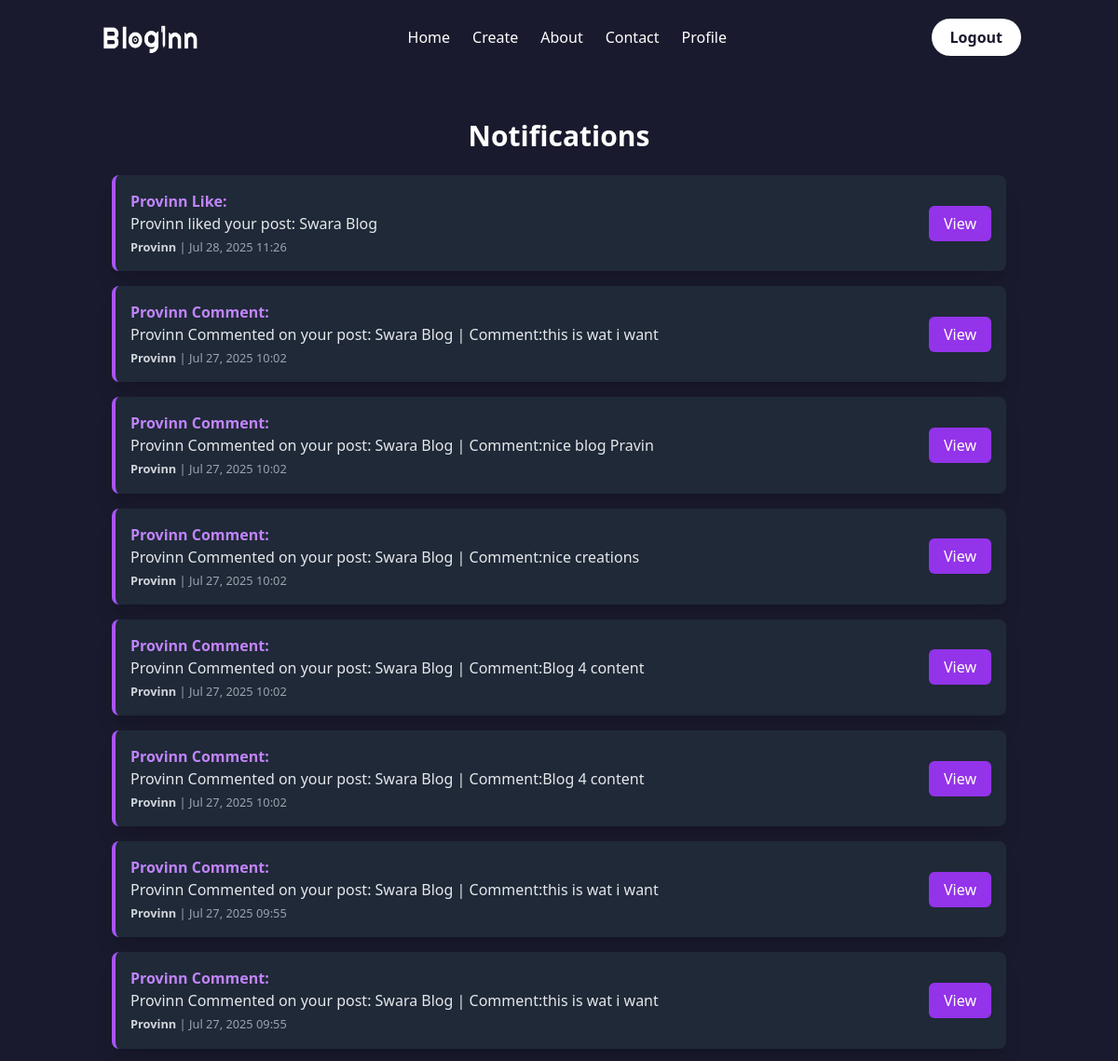
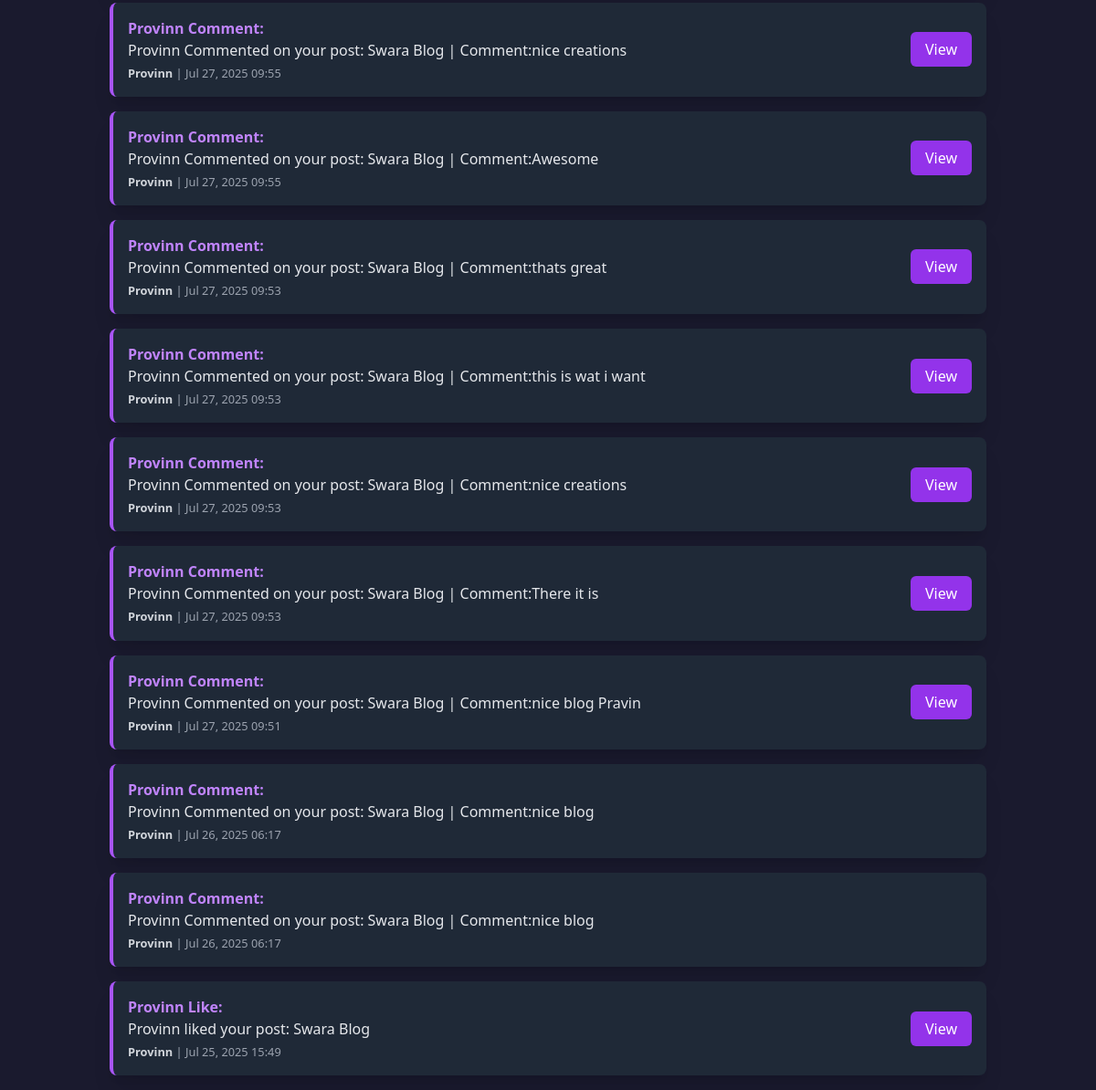
The page /notification/ (signed in) on the database its author committed (2 pictures, top to bottom).
### users/models.py (models this page shows, shortened)
class Notification(models.Model):
    sender = models.ForeignKey(User, related_name='sent_notifications', on_delete=models.SET_NULL, null=True, blank=True)
    receiver = models.ForeignKey(User, related_name='received_notifications', on_delete=models.CASCADE)  # The blog author or target
    blog = models.ForeignKey(Post, on_delete=models.CASCADE, null=True, blank=True)
    message = models.CharField(max_length=255)
    type = models.CharField(
        max_length=20,
        choices=[('comment', 'Comment'), ('like', 'Like'), ('follow', 'Follow'), ('system', 'System')],
        default='system'
    )
    is_read = models.BooleanField(default=False)
    action_url = models.URLField(blank=True, null=True)
    timestamp = models.DateTimeField(auto_now_add=True)

### users/views.py (the view)
# urls.py: path('notification/',user_views.notification,name='notification'),
@login_required
def notification(request):
    notifications=Notification.objects.filter(receiver=request.user).order_by('-timestamp')
    return render(request,'users/notification.html',{'notifications':notifications})

### users/templates/users/notification.html
{% extends "blog/base.html" %}
{% block content %}
<div class="container mx-auto mt-8 p-4">
    <h2 class="text-3xl font-bold mb-6 text-white text-center">Notifications</h2>
    {% if notifications %}
        <ul class="space-y-4">
            {% for post in notifications %}
                <li class="p-4 rounded-lg shadow-xl flex flex-col md:flex-row justify-between items-start md:items-center
                           transition-all duration-300 ease-in-out
                           {% if not post.is_read %}
                               bg-gray-800 border-l-4 border-purple-500 hover:bg-gray-700
                           {% else %}
                               bg-gray-900 border border-gray-700 hover:bg-gray-800
                           {% endif %}">
                    <div class="mb-2 md:mb-0 md:mr-4 flex-grow">
                        <p class="text-gray-200">
                            <a href="#" class="font-bold text-purple-400 hover:underline">{{ post.sender.username }}</a>
                            <strong class="text-purple-400">{{ post.type|capfirst }}:</strong>
                            <br>
                            {{ post.message }}
                        </p>
                        <small class="text-gray-400 block mt-1">
                            <span class="font-semibold text-gray-300">{{ post.sender.username }}</span> | {{ post.timestamp|date:"M d, Y H:i" }}
                        </small>
                    </div>
                    {% if post.action_url %}
                        <div class="flex-shrink-0 mt-2 md:mt-0">
                            <a href="{{ post.action_url }}"
                               class="px-4 py-2 bg-purple-600 text-white rounded-md hover:bg-purple-700 focus:outline-none focus:ring-2 focus:ring-purple-500 focus:ring-offset-2 transition duration-150 ease-in-out">
                                View
                            </a>
                        </div>
                    {% endif %}
                </li>
            {% endfor %}
        </ul>
    {% else %}
        <p class="text-center text-gray-400 text-lg mt-8">No notifications yet.</p>
    {% endif %}
</div>
{% endblock %}

### rows shown on the page
Notification: sender.username "Provinn", type "Like", message "Provinn liked your post: Swara Blog", timestamp "Jul 28, 2025 11:26"
Notification: sender.username "Provinn", type "Comment", message "Provinn Commented on your post: Swara Blog | Comment:this is wat i want", timestamp "Jul 27, 2025 10:02"
Notification: sender.username "Provinn", type "Comment", message "Provinn Commented on your post: Swara Blog | Comment:nice blog Pravin", timestamp "Jul 27, 2025 10:02"
Notification: sender.username "Provinn", type "Comment", message "Provinn Commented on your post: Swara Blog | Comment:nice creations", timestamp "Jul 27, 2025 10:02"
Notification: sender.username "Provinn", type "Comment", message "Provinn Commented on your post: Swara Blog | Comment:Blog 4 content", timestamp "Jul 27, 2025 10:02"
Notification: sender.username "Provinn", type "Comment", message "Provinn Commented on your post: Swara Blog | Comment:Blog 4 content", timestamp "Jul 27, 2025 10:02"
Notification: sender.username "Provinn", type "Comment", message "Provinn Commented on your post: Swara Blog | Comment:this is wat i want", timestamp "Jul 27, 2025 09:55"
Notification: sender.username "Provinn", type "Comment", message "Provinn Commented on your post: Swara Blog | Comment:this is wat i want", timestamp "Jul 27, 2025 09:55"
Notification: sender.username "Provinn", type "Comment", message "Provinn Commented on your post: Swara Blog | Comment:nice creations", timestamp "Jul 27, 2025 09:55"
Notification: sender.username "Provinn", type "Comment", message "Provinn Commented on your post: Swara Blog | Comment:Awesome", timestamp "Jul 27, 2025 09:55"
Notification: sender.username "Provinn", type "Comment", message "Provinn Commented on your post: Swara Blog | Comment:thats great", timestamp "Jul 27, 2025 09:53"
Notification: sender.username "Provinn", type "Comment", message "Provinn Commented on your post: Swara Blog | Comment:this is wat i want", timestamp "Jul 27, 2025 09:53"
Notification: sender.username "Provinn", type "Comment", message "Provinn Commented on your post: Swara Blog | Comment:nice creations", timestamp "Jul 27, 2025 09:53"
Notification: sender.username "Provinn", type "Comment", message "Provinn Commented on your post: Swara Blog | Comment:There it is", timestamp "Jul 27, 2025 09:53"
Notification: sender.username "Provinn", type "Comment", message "Provinn Commented on your post: Swara Blog | Comment:nice blog Pravin", timestamp "Jul 27, 2025 09:51"
Notification: sender.username "Provinn", type "Comment", message "Provinn Commented on your post: Swara Blog | Comment:nice blog", timestamp "Jul 26, 2025 06:17"
Notification: sender.username "Provinn", type "Comment", message "Provinn Commented on your post: Swara Blog | Comment:nice blog", timestamp "Jul 26, 2025 06:17"
Notification: sender.username "Provinn", type "Like", message "Provinn liked your post: Swara Blog", timestamp "Jul 25, 2025 15:49"
